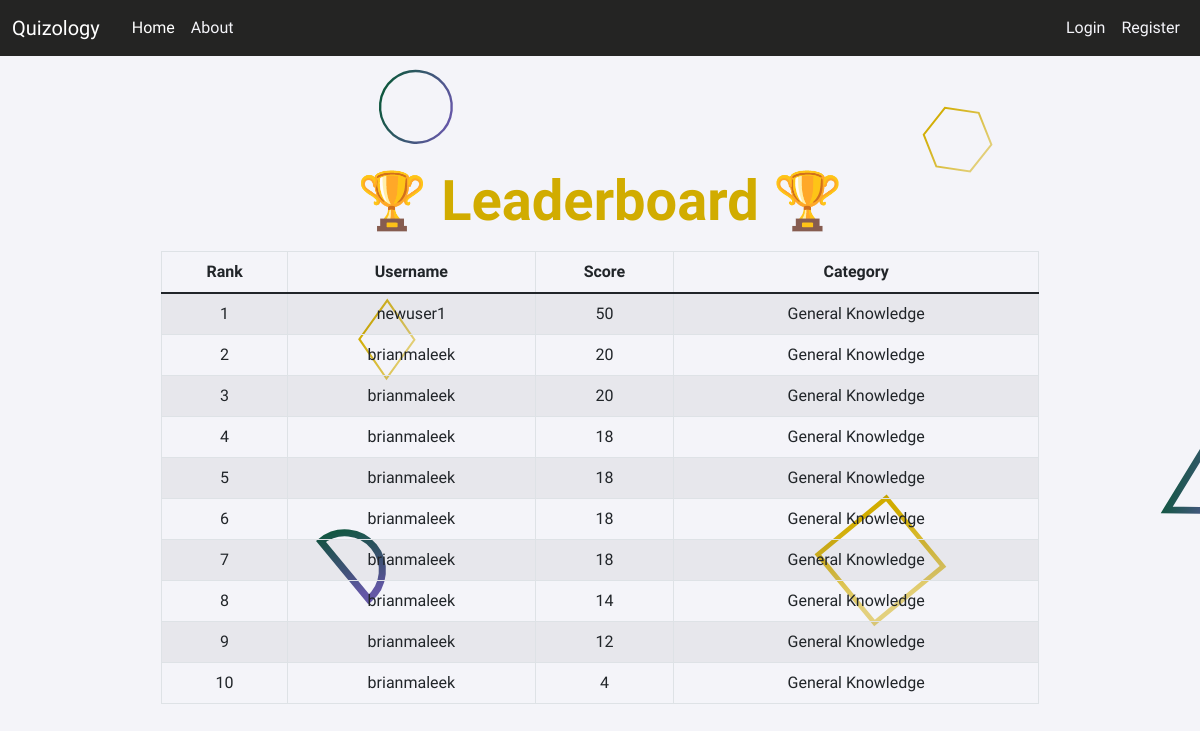
The page /scoreboard/ on the database its author committed.
### quiz_app/models.py (models this page shows, shortened)
class UserQuizResult(models.Model):
    user = models.ForeignKey(User, on_delete=models.CASCADE)
    quiz_category = models.TextField(default='General Knowledge')
    score = models.IntegerField()
    created_at = models.DateTimeField(auto_now_add=True)

### quiz_app/views.py (the view)
# urls.py: path("scoreboard/", views.leaderboard, name="scoreboard")
def leaderboard(request):
    scores = UserQuizResult.objects.all().order_by('-score')[:10]
    context = {
        'scores': scores
    }
    return render(request, 'quiz_app/leader_board.html', context)

### quiz_app/templates/quiz_app/leader_board.html
{% extends 'quiz_app/base.html' %}
{% block content %}
<div class="container mt-2">
    <div class="text-center">
        <h1 class="quizologytitle " id = "quizology">🏆 Leaderboard 🏆</h1>
    </div>
    <div class="table-responsive pt-2 text-center ">
        <table class="table table-striped table-bordered">
            <thead class="thead-dark">
                <tr>
                    <th>Rank</th>
                    <th>Username</th>
                    <th>Score</th>
                    <th>Category</th>
                </tr>
            </thead>
            <tbody>
                {% for score in scores %}
                <tr>
                    <td>{{ forloop.counter }}</td>
                    <td>{{ score.user.username }}</td>
                    <td>{{ score.score }}</td>
                    <td>{{ score.quiz_category }}</td>
                </tr>
                {% endfor %}
            </tbody>
        </table>
    </div>
</div>
{% endblock %}

### quiz_app/static/quiz_app/main.css (style rules this page uses)
body { background-color: #F4F4F9; background-attachment: fixed; background-size: cover; margin-top: 10rem; font-family: "Raleway", sans-serif; }
h1, h2, h3, h4, h5, h6 { color: #242423; }
.quizologytitle { font-family: "Raleway", sans-serif; font-size: 3rem; font-weight: 900; color: #242423; }
#quizology { font-family: 'Rubik Scribble', sans-serif !important; font-size: 3.5rem; color: #D1AC00; }

### rows shown on the page
UserQuizResult: user.username "newuser1", score "50", quiz_category "General Knowledge"
UserQuizResult: user.username "brianmaleek", score "20", quiz_category "General Knowledge"
UserQuizResult: user.username "brianmaleek", score "20", quiz_category "General Knowledge"
UserQuizResult: user.username "brianmaleek", score "18", quiz_category "General Knowledge"
UserQuizResult: user.username "brianmaleek", score "18", quiz_category "General Knowledge"
UserQuizResult: user.username "brianmaleek", score "18", quiz_category "General Knowledge"
UserQuizResult: user.username "brianmaleek", score "18", quiz_category "General Knowledge"
UserQuizResult: user.username "brianmaleek", score "14", quiz_category "General Knowledge"
UserQuizResult: user.username "brianmaleek", score "12", quiz_category "General Knowledge"
UserQuizResult: user.username "brianmaleek", score "4", quiz_category "General Knowledge"
